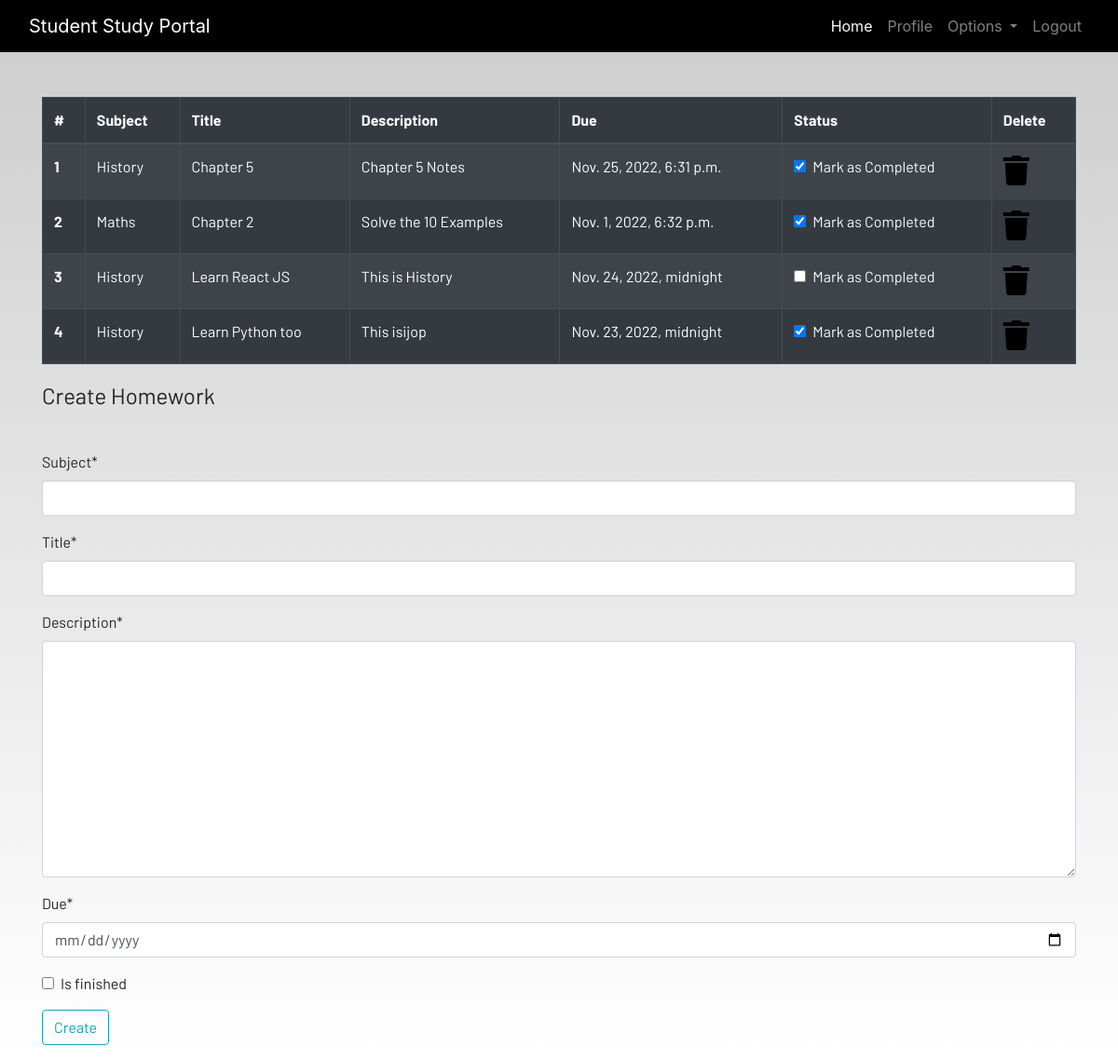
Screenshot of /homework/ (signed in) with the database file from the repository.
### dashboard/models.py (models this page shows, shortened)
class Homework(models.Model):
    user = models.ForeignKey(User,on_delete=models.CASCADE)
    subject = models.CharField(max_length=50)
    title = models.CharField(max_length=50)
    description = models.TextField()
    due = models.DateTimeField()
    is_finished = models.BooleanField(default=False)

### dashboard/views.py (the view)
# urls.py: path('homework/', views.homework,name='homework'),
@login_required
def homework(request):
    if request.method == 'POST':
        form = HomeworkForm(request.POST)
        if form.is_valid():
            try:
                finished = request.POST['is_finished']
                if finished == 'on':
                    finished = True
                else:
                    finished = False
            except:
                finished = False
            homeworks = Homework(
                user = request.user,
                subject = request.POST['subject'],
                title = request.POST['title'],
                description = request.POST['description'],
                due = request.POST['due'],
                is_finished = finished
            )
            homeworks.save()
            messages.success(request,f'Homework Added from {request.user.username} Successfully!!')
    else:
        form = HomeworkForm()
    homework = Homework.objects.filter(user=request.user)
    if len(homework) == 0:
        homework_done = True
    else:
        homework_done = False
    context = {'homeworks':homework,'homeworks_done':homework_done,'form':form}
    return render(request,'dashboard/homework.html', context)

### dashboard/forms.py
class HomeworkForm(forms.ModelForm):
    class Meta:
        model = Homework
        widgets = {'due':DateInput()}
        fields = ['subject','title','description','due','is_finished']

### dashboard/templates/dashboard/homework.html (shortened to what this page needs)
{% extends 'dashboard/base.html' %}
{% load static %}
{% load crispy_forms_tags %}
{% block content %}
<div class="container">
    {% if not homework_done %}
    <table class="table table-striped table-bordered table-hover table-dark">
        <thead>
            <tr>
                <th scope="col">#</th>
                <th scope="col">Subject</th>
                <th scope="col">Title</th>
                <th scope="col">Description</th>
                <th scope="col">Due</th>
                <th scope="col">Status</th>
                <th scope="col">Delete</th>
            </tr>
        </thead>
        <tbody>
            {% for homework in homeworks %}
            <tr>
                <th scope="row">{{forloop.counter}}</th>
                <td>{{homework.subject}}</td>
                <td>{{homework.title}}</td>
                <td>{{homework.description}}</td>
                <td>{{homework.due}}</td>
                <td>
                    <a href="{% url 'update_homework' homework.id %}">
                        <div class="form-check">
                            {% if homework.is_finished == True %}
                            <input class="form-check-input" type="checkbox" value="" checked>
                            {% else %}
                            <input class="form-check-input" type="checkbox" value="">
                            {% endif %}
                            <label class="form-check-label text-light" for="flexCheckDefault">
                                Mark as Completed
                            </label>
                        </div>
                    </a>
                </td>
                <td><a href="{% url 'delete_homework' homework.id %}"><i class="fa fa-trash fa-2x"></i></a></td>
            </tr>
            {% endfor %}
        </tbody>
    </table>
    {% else %}
    <h4>All homeworks are completed!! Create to have more!!</h4>
    {% endif %}
</div>
<div class=" container">
    <form method="POST">
        <fieldset class="form-group">
            <legend class="border-bottom mb-4">Create Homework</legend>
        </fieldset>
        {{form|crispy}}
        <div class="form-group">
            <button href="" class="btn btn-outline-info" type="submit">
                Create
            </button>
        </div>
    </form>
</div>
{% endblock content %}

### dashboard/templates/dashboard/base.html (shortened to what this page needs)
<!DOCTYPE html>
{% load static %}
<html lang="en">
<head>
  <link rel="stylesheet" href="https://stackpath.bootstrapcdn.com/bootstrap/4.3.1/css/bootstrap.min.css"
 />
  <link rel="stylesheet" href="https://use.fontawesome.com/releases/v5.7.2/css/all.css"
 />
  <link rel="stylesheet" href="{% static 'css/main.css' %}" />
</head>
<body>
  <header>
    <nav class="navbar navbar-expand-lg navbar-dark bg-dark">
      <div class="container-fluid">
        <a class="navbar-brand" href="{% url 'home' %}">Student Study Portal</a>
        <div class="collapse navbar-collapse justify-content-end" id="navbarSupportedContent">
          <ul class="navbar-nav mb-2 mb-lg-0">
            {% if user.is_authenticated %}
            <li class="nav-item">
              <a class="nav-link active" aria-current="page" href="{% url 'home' %}">Home</a>
            </li>
            <li class="nav-item">
              <a class="nav-link" href="{% url 'profile' %}">Profile</a>
            </li>
            <li class="nav-item dropdown">
              <a class="nav-link dropdown-toggle" href="#" id="navbarDropdown" role="button" data-toggle="dropdown"
                aria-haspopup="true" aria-expanded="false">
                Options
              </a>
            </li>
            <li class="nav-item">
              <a class="nav-link" href="{% url 'logout' %}">Logout</a>
            </li>
            {% endif %}
          </ul>
        </div>
      </div>
    </nav>
  </header>
  <br /><br />
  <main>
    {% block content %}
    {% endblock content %}
  </main>
</body>
</html>

### dashboard/static/css/main.css (style rules this page uses)
html { scroll-behavior: smooth; height: 100%; width: 100%; }
main { font-family: Barlow, Quicksand, Rubik, sans-serif, serif, 'Times New Roman', Times, serif !important; }
.navbar { background-color: rgb(0, 0, 0) !important; }
a { text-decoration: none !important; color: black; }
html, body { max-width: 100%; overflow-x: hidden; height: 100%; width: 100%; }
body { background: linear-gradient(rgba(0, 0, 0, 0.2), rgba(255, 255, 255, 0.5)); overflow-x: hidden; background-repeat: no-repeat; }
.fa { color: black; }

### rows the page displays
Homework: subject "History", title "Chapter 5", description "Chapter 5 Notes", due "Nov. 25, 2022, 6:31 p.m."
Homework: subject "Maths", title "Chapter 2", description "Solve the 10 Examples", due "Nov. 1, 2022, 6:32 p.m."
Homework: subject "History", title "Learn React JS", description "This is History", due "Nov. 24, 2022, midnight"
Homework: subject "History", title "Learn Python too", description "This isijop", due "Nov. 23, 2022, midnight"
